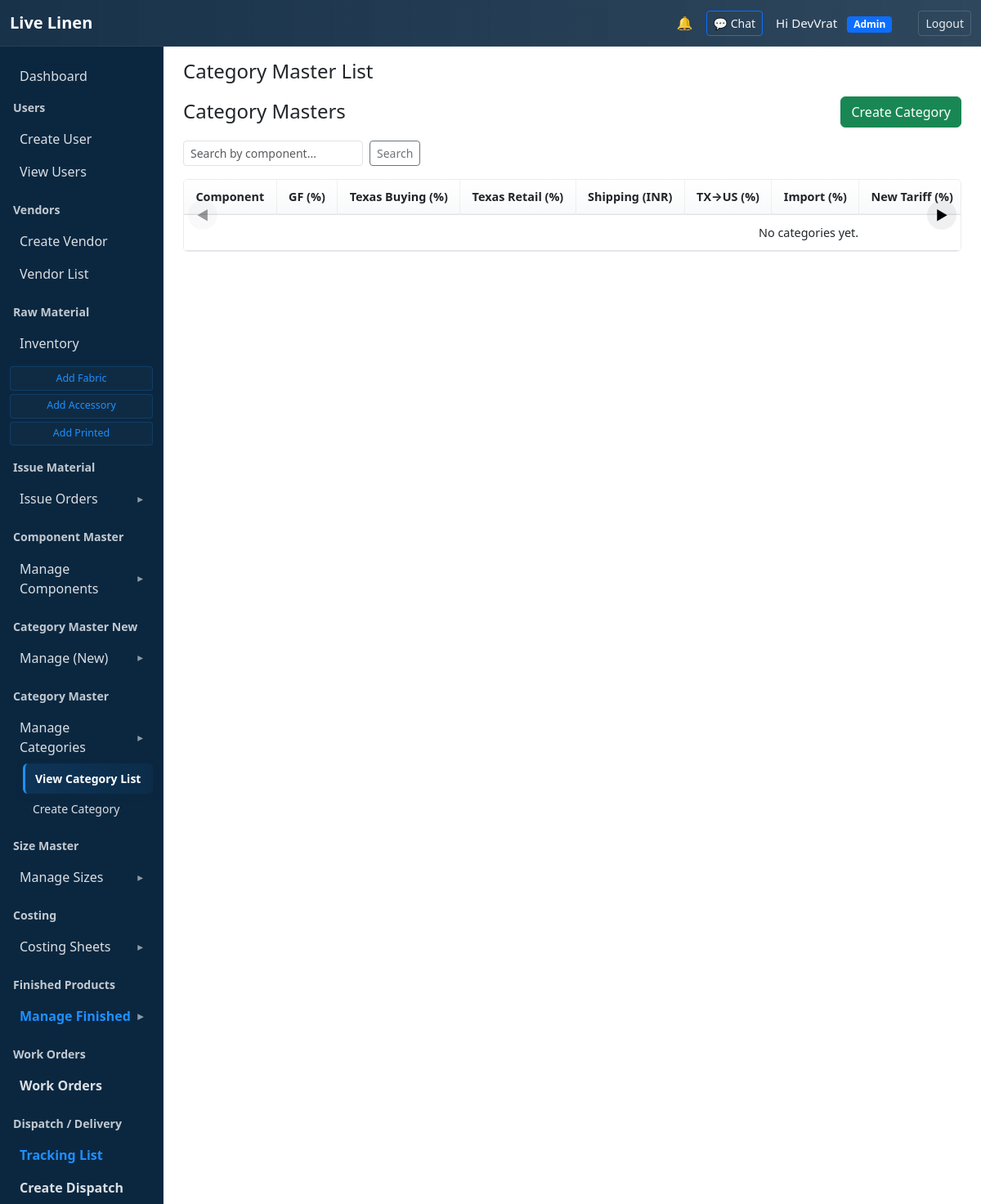
/category-master/ (signed in), run on an earlier commit of the app's database.
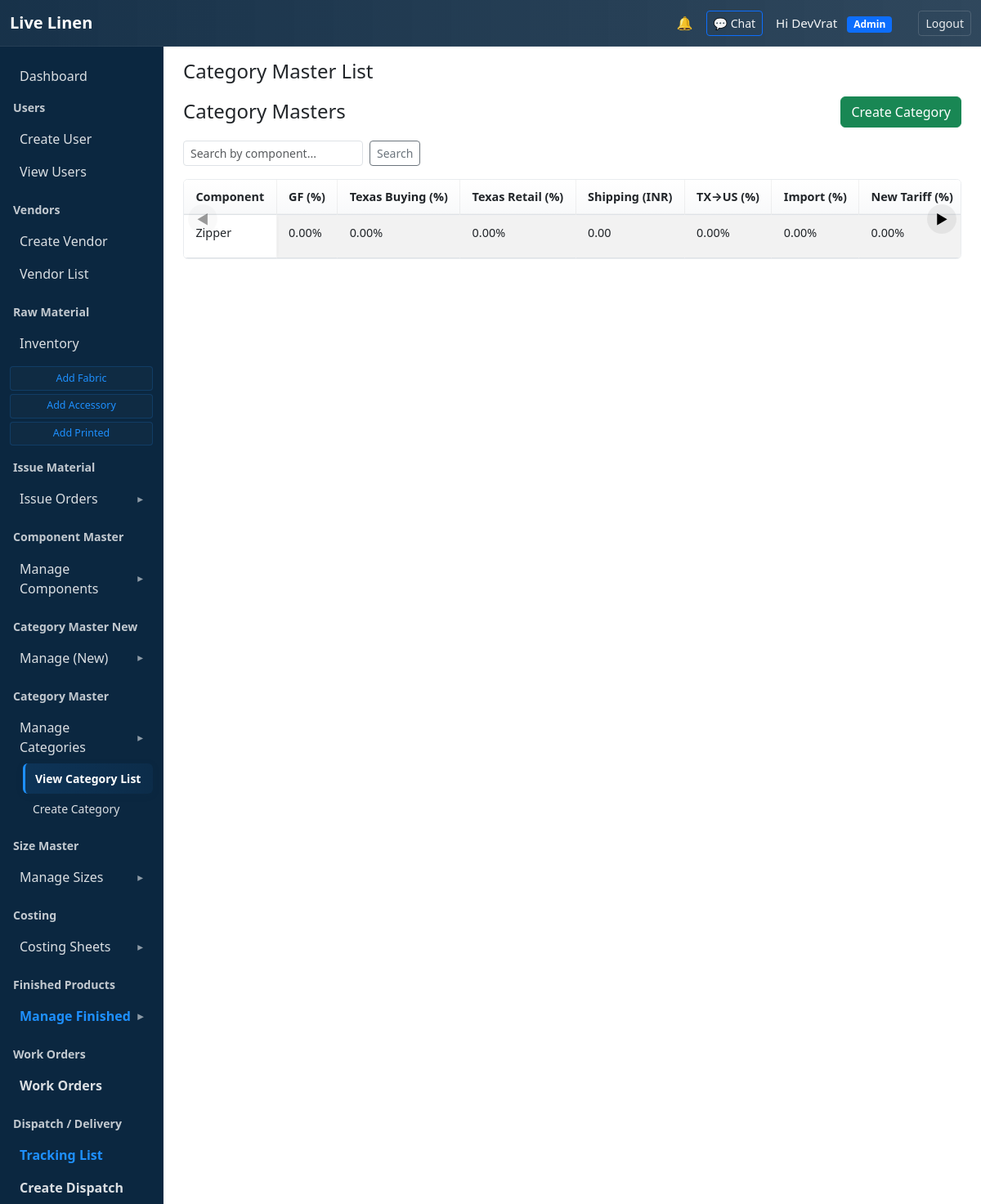
And on a later commit of the database.
### category_master/models.py (models this page shows, shortened)
class CategoryMaster(models.Model):
    component = models.ForeignKey(
        "category_master.CategoryMasterNew",
        on_delete=models.CASCADE,
        related_name="categories",
        help_text=_("Select the category this entry belongs to."),
    )
    gf_overhead = models.DecimalField(
        _("GF Overhead (%)"),
        max_digits=5,
        decimal_places=2,
        default=Decimal("0.00"),
        validators=[
            MinValueValidator(Decimal("0.00")),
            MaxValueValidator(Decimal("100.00"))
        ],
        help_text=_("Enter GF Overhead as a percentage (0–100).")
    )
    texas_buying_cost = models.DecimalField(
        _("Texas Buying Cost (%)"),
        max_digits=5,
        decimal_places=2,
        default=Decimal("0.00"),
        validators=[
            MinValueValidator(Decimal("0.00")),
            MaxValueValidator(Decimal("100.00"))
        ],
        help_text=_("Enter Texas Buying Cost as a percentage (0–100).")
    )
    texas_retail = models.DecimalField(
        _("Texas Retail (%)"),
        max_digits=5,
        decimal_places=2,
        default=Decimal("0.00"),
        validators=[
            MinValueValidator(Decimal("0.00")),
            MaxValueValidator(Decimal("100.00"))
        ],
        help_text=_("Enter Texas Retail as a percentage (0–100).")
    )
    shipping_cost_inr = models.DecimalField(
        _("Shipping Cost (INR)"),
        max_digits=12,
        decimal_places=2,
        default=Decimal("0.00"),
        validators=[MinValueValidator(Decimal("0.00"))],
        help_text=_("Shipping cost in INR.")
    )
    texas_to_us_selling_cost = models.DecimalField(
        _("Texas → US Selling Cost (%)"),
        max_digits=5,
        decimal_places=2,
        default=Decimal("0.00"),
        validators=[
            MinValueValidator(Decimal("0.00")),
            MaxValueValidator(Decimal("100.00"))
        ],
        help_text=_("Enter Texas to US Selling Cost as a percentage (0–100).")
    )
    import_cost = models.DecimalField(
        _("Import (%)"),
        max_digits=5,
        decimal_places=2,
        default=Decimal("0.00"),
        validators=[
            MinValueValidator(Decimal("0.00")),
            MaxValueValidator(Decimal("100.00"))
        ],
        help_text=_("Enter Import cost as a percentage (0–100).")
    )
    new_tariff = models.DecimalField(
        _("New Tariff (%)"),
        max_digits=5,
        decimal_places=2,
        default=Decimal("0.00"),
        validators=[
            MinValueValidator(Decimal("0.00")),
            MaxValueValidator(Decimal("100.00"))
        ],
        help_text=_("Enter New Tariff as a percentage (0–100).")
    )
    reciprocal_tariff = models.DecimalField(
        _("Reciprocal Tariff (%)"),
        max_digits=5,
        decimal_places=2,
        default=Decimal("0.00"),
        validators=[
            MinValueValidator(Decimal("0.00")),
            MaxValueValidator(Decimal("100.00"))
        ],
        help_text=_("Enter Reciprocal Tariff as a percentage (0–100).")
    )
    shipping_us = models.DecimalField(
        _("Shipping US (%)"),
        max_digits=5,
        decimal_places=2,
        default=Decimal("0.00"),
        validators=[
            MinValueValidator(Decimal("0.00")),
            MaxValueValidator(Decimal("100.00"))
        ],
        help_text=_("Enter Shipping cost (US) as a percentage (0–100).")
    )
    us_wholesale_margin = models.DecimalField(
        _("US Wholesale Margin (%)"),
        max_digits=5,
        decimal_places=2,
        default=Decimal("0.00"),
        validators=[
            MinValueValidator(Decimal("0.00")),
            MaxValueValidator(Decimal("100.00"))
        ],
        help_text=_("Enter US Wholesale Margin as a percentage (0–100).")
    )
    created_at = models.DateTimeField(auto_now_add=True)
    class Meta:
        verbose_name = _("Category Master")
        verbose_name_plural = _("Category Masters")
        ordering = ["-created_at"]

class CategoryMasterNew(models.Model):
    name = models.CharField(_("Name"), max_length=255, unique=True)
    active = models.BooleanField(_("Active"), default=True, help_text=_("Uncheck to hide from dropdowns"))
    created_at = models.DateTimeField(auto_now_add=True)
    class Meta:
        verbose_name = _("Category (master list)")
        verbose_name_plural = _("Category (master lists)")
        ordering = ["name"]

### category_master/views.py (the view)
# urls.py: path("", CategoryMasterListView.as_view(), name="list"),
class CategoryMasterListView(ListView):
    model = CategoryMaster
    template_name = "category_master/category_list.html"
    context_object_name = "categories"
    paginate_by = 25
    queryset = CategoryMaster.objects.select_related("component").all()
    def get_context_data(self, **kwargs):
        ctx = super().get_context_data(**kwargs)
        ctx["category_master_new_list"] = _get_category_master_new_qs()
        return ctx

### category_master/views.py (called while the page is built)
def _get_category_master_new_qs():
    qs = CategoryMasterNew.objects.all().order_by("name")
    try:
        qs = qs.filter(active=True)
    except Exception:
        pass
    return qs

### core/context_processors.py (called while the page is built)
def unread_notifications_count(request):
    if not getattr(request, 'user', None) or not request.user.is_authenticated:
        return {'unread_notifications_count': 0}
    try:
        unread = request.user.notifications.filter(is_read=False).count()
    except Exception:
        unread = 0
    return {'unread_notifications_count': unread}

### templates/category_master/category_list.html (shortened to what this page needs)
{% extends "base.html" %}
{% block page_title %}Category Master List{% endblock %}
{% block content %}
<div class="d-flex justify-content-between align-items-center mb-3">
  <h4 class="mb-0">Category Masters</h4>
  <a href="{% url 'category_master:create' %}" class="btn btn-success">Create Category</a>
</div>
<div class="mb-3 d-flex gap-2 flex-wrap">
  <form method="get" class="d-flex gap-2">
    <input type="search" name="q" value="{{ request.GET.q }}" class="form-control form-control-sm" placeholder="Search by component..." />
    <button class="btn btn-sm btn-outline-secondary" type="submit">Search</button>
  </form>
</div>
<div style="position:relative;">
  <button id="scroll-left" class="table-scroll-btn table-scroll-left" title="Scroll left">◀</button>
  <button id="scroll-right" class="table-scroll-btn table-scroll-right" title="Scroll right">▶</button>
  <div id="category-table-wrap" class="table-horizontal-wrap is-grab">
    <table class="table table-striped table-sm mb-0">
      <thead>
        <tr>
          <th>Component</th>
          <th>GF (%)</th>
          <th>Texas Buying (%)</th>
          <th>Texas Retail (%)</th>
          <th>Shipping (INR)</th>
          <th>TX→US (%)</th>
          <th>Import (%)</th>
          <th>New Tariff (%)</th>
        </tr>
      </thead>
      <tbody>
        {% for c in categories %}
        <tr>
          <td class="first-col-truncate text-start" title="{{ c.component.name|default:c.component }}">{{ c.component.name|default:c.component }}</td>
          <td>
            {% if c.gf_overhead is not None %}{{ c.gf_overhead|floatformat:2 }}%{% endif %}
          </td>
          <td>
            {% if c.texas_buying_cost is not None %}{{ c.texas_buying_cost|floatformat:2 }}%{% endif %}
          </td>
          <td>
            {% if c.texas_retail is not None %}{{ c.texas_retail|floatformat:2 }}%{% endif %}
          </td>
          <td>
            {% if c.shipping_cost_inr is not None %}{{ c.shipping_cost_inr|floatformat:2 }}{% endif %}
          </td>
          <td>
            {% if c.texas_to_us_selling_cost is not None %}{{ c.texas_to_us_selling_cost|floatformat:2 }}%{% endif %}
          </td>
          <td>
            {% if c.import_cost is not None %}{{ c.import_cost|floatformat:2 }}%{% endif %}
          </td>
          <td>
            {% if c.new_tariff is not None %}{{ c.new_tariff|floatformat:2 }}%{% endif %}
          </td>
        </tr>
        {% empty %}
        <tr>
          <td colspan="13" class="text-center">No categories yet.</td>
        </tr>
        {% endfor %}
      </tbody>
    </table>
  </div>
</div>
{% endblock %}

What changed in the data, as far as the page shows it:
added CategoryMaster: component.name "Zipper", gf_overhead "0.00", texas_buying_cost "0.00", texas_retail "0.00", shipping_cost_inr "0.00", texas_to_us_selling_cost "0.00", import_cost "0.00", new_tariff "0.00"
Also different on the page:
text no longer shown: "No categories yet."
